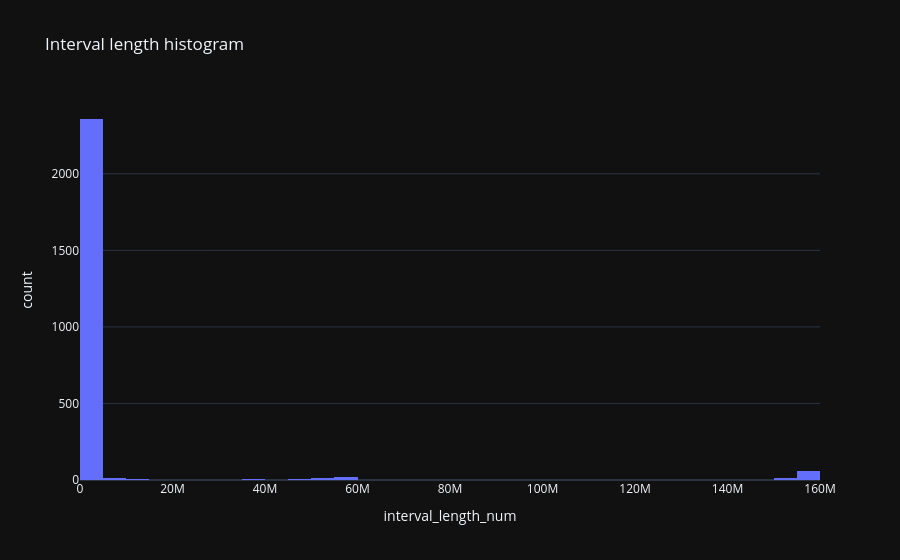

The code cell stored with this chart in its notebook:
### Markdown cell above
## 1. 📊 interval_length histogram

### Code cell
tmp = d[['interval_length_num']].dropna()
fig = px.histogram(tmp, x='interval_length_num', nbins=60, title='Interval length histogram')
fig.show()

### Figure 1 — Plotly figure (JSON) as saved in the notebook; plotly's stock layout.template omitted (floating-point values rounded to 4 significant figures; data arrays with more than 128 entries replaced by an {"elided": "..."} marker saying what was removed)
{"data": [{"bingroup": "x", "hovertemplate": "interval_length_num=%{x}<br>count=%{y}<extra></extra>", "legendgroup": "", "marker": {"color": "#636efa", "pattern": {"shape": ""}}, "name": "", "nbinsx": 60, "orientation": "v", "showlegend": false, "x": {"elided": "2517 float values"}, "xaxis": "x", "yaxis": "y", "type": "histogram"}], "layout": {"xaxis": {"anchor": "y", "domain": [0.0, 1.0], "title": {"text": "interval_length_num"}}, "yaxis": {"anchor": "x", "domain": [0.0, 1.0], "title": {"text": "count"}}, "legend": {"tracegroupgap": 0}, "title": {"text": "Interval length histogram"}, "barmode": "relative"}}
